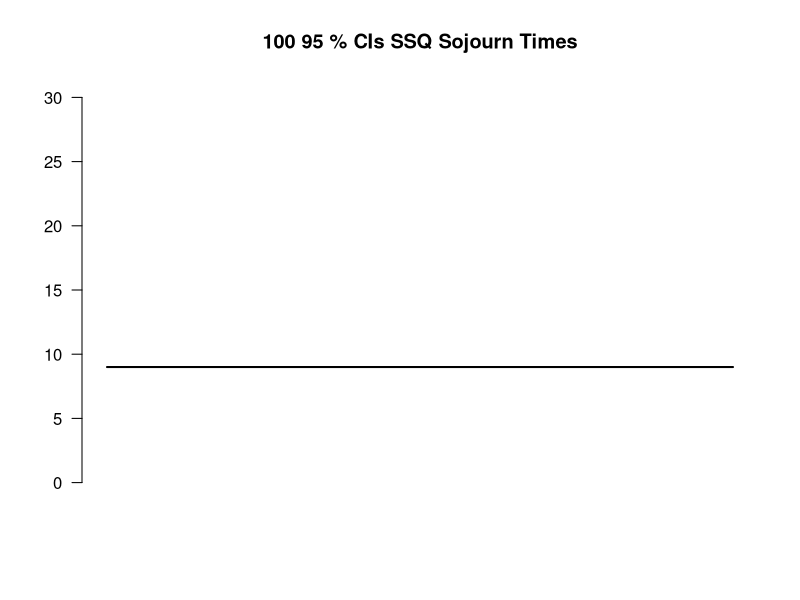

Generate this figure with R: (Note: this script raises an error after producing the figure.)
# Are Oelsner
# Simulations Lab 10b

N = 100            # Number of CIs to generate
set.seed(28545965) # Student ID
numJobs = 65536    # number of jobs
#numJobs = 500
warmup = 1024      # length of warmup period to be removed
lambda = 1         # lambda
nu = 10/9          # nu
m = 1/(nu - lambda)# theoretical mean sojourn time for ssq
# b = batch size
# n = number of batches (numJobs/b)
ymin = 0
ymax = 30
yby = 5
confLevel = 0.95# Confidence Level

batchSizes <- c(64, 128, 256, 512, 1024, 2048)

for(i in 1:6) {
  b = batchSizes[i]
  n = numJobs/b
  
  pdfFilename = paste("sojournPlotB:", b, "N:", n, ".pdf", sep = "")
  cairo_pdf(pdfFilename, width = 8, height = 4)
  par(mfrow = c(1,1))
 
  plot(NULL, type = "l", xlab = "", ylab = "", xlim = c(1, 100), ylim = c(ymin, ymax), main = paste(N, (confLevel*100),"% CIs SSQ Sojourn Times"), axes = FALSE)
  axis(2, at = seq(ymin, ymax, by = yby), las = 1)
  lines(x = c(1, 100), y = c(m, m), lwd = 2)
  misses = 0
  for(i in 1:N) {
    output <- ssq(numJobs + warmup, showOutput = FALSE, saveSojournTimes = TRUE)
    sojourns <- output$sojournTimes[-(1:warmup)] #removes warmup
    batchMeans <- numeric(n)
    for(j in 1:n) {
      batch <- sojourns[(1:b) + (b * (j-1))]
      batchMeans[j] <- mean(batch)
    }
    t <- t.test(batchMeans, mu = m, conf.level = confLevel)
    if(t$conf.int[1] > m || t$conf.int[2] < m) {
      lines(x = c(i, i), y = t$conf.int, col = "red")
      misses = misses + 1
    }
    else {
      lines(x = c(i, i), y = t$conf.int)
    }
  }
  legend("topright", legend = c(paste("batch size = ", b), paste("misses = ", misses)))#, cex = c(.5, .5))
  dev.off()
}

